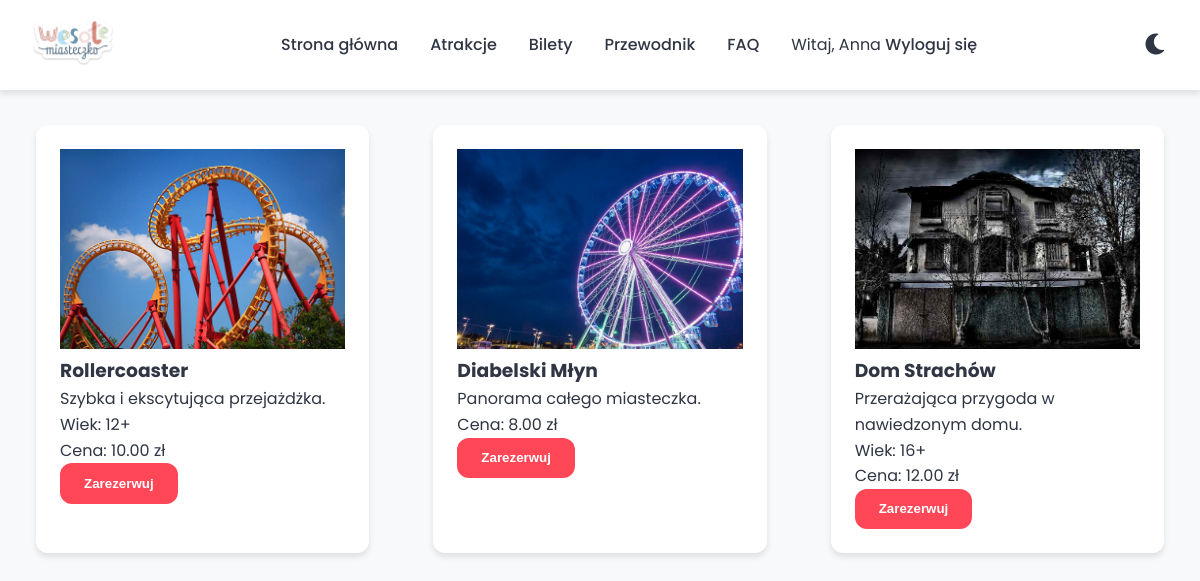
The app's page /attractions.php (signed in) with its own data.
### tables this page shows
CREATE TABLE IF NOT EXISTS `atrakcje` (
  `id_atrakcji` int(11) NOT NULL AUTO_INCREMENT,
  `id_pracownika` int(11) NOT NULL,
  `nazwa` varchar(100) NOT NULL,
  `opis` text DEFAULT NULL,
  `ograniczenie_wiekowe` int(11) DEFAULT NULL,
  `cena_wejscia` decimal(10,2) NOT NULL,
  PRIMARY KEY (`id_atrakcji`),
  KEY `id_pracownika` (`id_pracownika`)
);

### attractions.php (the view, shortened to what this page needs)
<?php
require_once 'connect.php';
include 'header.php';
$query = "SELECT * FROM atrakcje";
$result = mysqli_query($conn, $query);
?>
<!DOCTYPE html>
<html lang="pl">
<head>
    <link rel="stylesheet" href="style.css">
</head>
<body>
    <div class="container">
        <h1>Nasze Atrakcje</h1>
        <div class="filter-container">
            <button class="filter-btn active" data-age="0">Wszystkie</button>
            <button class="filter-btn" data-age="7">7+</button>
            <button class="filter-btn" data-age="12">12+</button>
            <button class="filter-btn" data-age="16">16+</button>
        </div>
        <div class="attractions-grid">
            <?php while($attraction = mysqli_fetch_assoc($result)): ?>
                <div class="card attraction-card">
                    <img src="images/attractions/<?php echo $attraction['id_atrakcji']; ?>.jpg"
                         alt="<?php echo $attraction['nazwa']; ?>">
                    <h3><?php echo $attraction['nazwa']; ?></h3>
                    <p><?php echo $attraction['opis']; ?></p>
                    <?php if($attraction['ograniczenie_wiekowe']): ?>
                        <p class="age-restriction">Wiek: <?php echo $attraction['ograniczenie_wiekowe']; ?>+</p>
                    <?php endif; ?>
                    <p class="price">Cena: <?php echo $attraction['cena_wejscia']; ?> zł</p>
                    <?php if(isset($_SESSION['user_id'])): ?>
                        <button class="btn btn-primary book-attraction"
                                data-id="<?php echo $attraction['id_atrakcji']; ?>">
                            Zarezerwuj
                        </button>
                    <?php endif; ?>
                </div>
            <?php endwhile; ?>
        </div>
    </div>
</body>
</html>

### style.css (style rules this page uses)
:root { --primary-color: #ff4757; --secondary-color: #2ed573; --accent-color: #ffa502; --background-color: #f8f9fa; --text-color: #2f3542; --card-bg: #ffffff; --nav-bg: #ffffff; --footer-bg: #2f3542; --footer-text: #ffffff; --shadow: 0 4px 6px rgba(0, 0, 0, 0.1); --border-radius: 12px; --transition: all 0.3s ease; }
* { margin: 0; padding: 0; box-sizing: border-box; }
body { font-family: 'Poppins', sans-serif; background-color: var(--background-color); color: var(--text-color); line-height: 1.6; transition: var(--transition); }
.container { max-width: 1200px; margin: 0 auto; padding: 0 20px; }
.btn { display: inline-block; padding: 0.8rem 1.5rem; border-radius: var(--border-radius); text-decoration: none; font-weight: 600; transition: var(--transition); border: none; cursor: pointer; }
.btn-primary { background-color: var(--primary-color); color: white; }
.card { background-color: var(--card-bg); border-radius: var(--border-radius); padding: 1.5rem; margin: 1rem; box-shadow: var(--shadow); transition: var(--transition); }
.attractions-grid { display: grid; grid-template-columns: repeat(auto-fit, minmax(300px, 1fr)); gap: 2rem; padding: 2rem 0; }
.attraction-card { position: relative; overflow: hidden; border-radius: var(--border-radius); background-color: var(--card-bg); }
.attraction-card img { width: 100%; height: 200px; object-fit: cover; }

### records on screen
atrakcje: shows a picture, nazwa "Rollercoaster", opis "Szybka i ekscytująca przejażdżka.", ograniczenie_wiekowe "12", cena_wejscia "10.00"
atrakcje: shows a picture, nazwa "Diabelski Młyn", opis "Panorama całego miasteczka.", cena_wejscia "8.00"
atrakcje: shows a picture, nazwa "Dom Strachów", opis "Przerażająca przygoda w nawiedzonym domu.", ograniczenie_wiekowe "16", cena_wejscia "12.00"

### other values on screen
$_SESSION['user_name'] "Anna"
